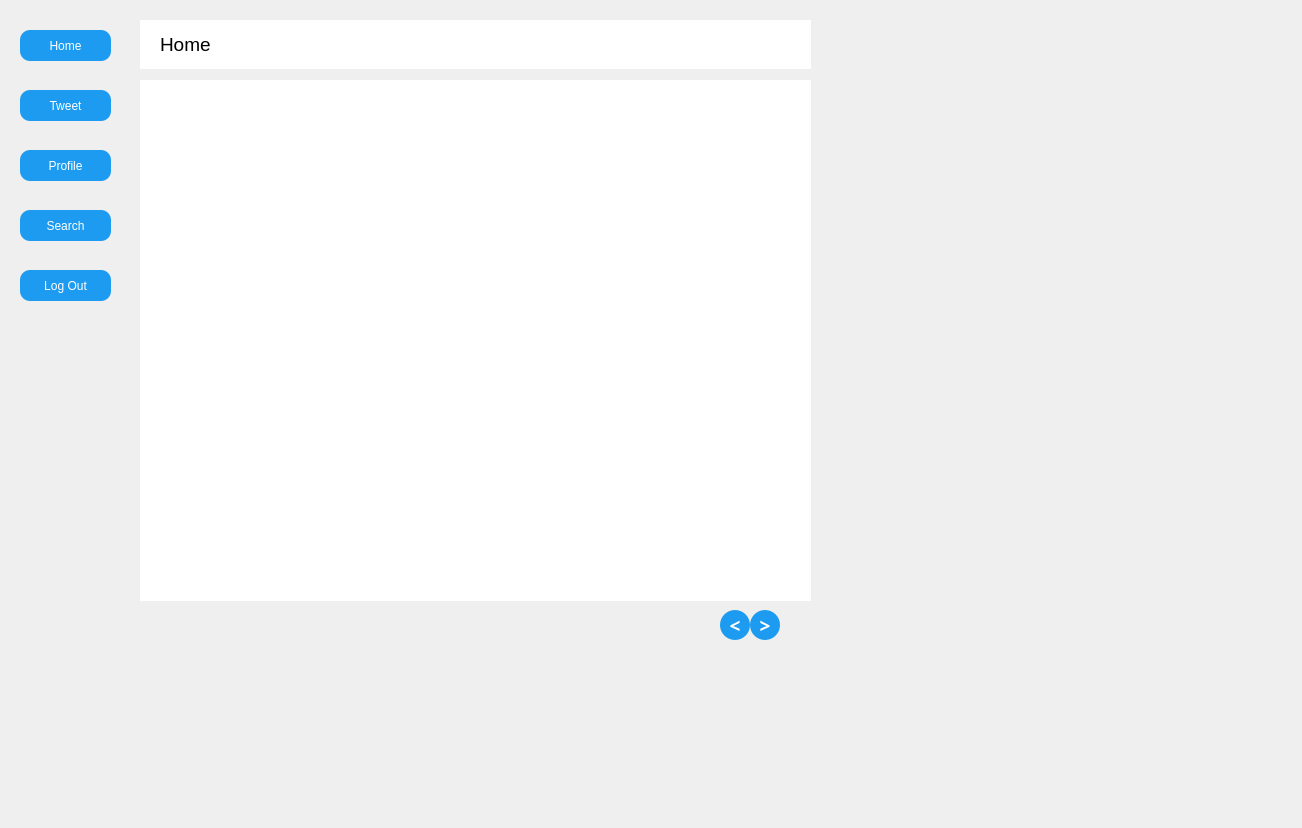
<?xml version="1.0" encoding="UTF-8"?>
<ui version="4.0">
 <class>SideBarMenu</class>
 <widget class="QWidget" name="SideBarMenu">
  <property name="geometry">
   <rect>
    <x>0</x>
    <y>0</y>
    <width>1302</width>
    <height>828</height>
   </rect>
  </property>
  <property name="windowTitle">
   <string>SideBarMenu</string>
  </property>
  <widget class="QStackedWidget" name="stackedWidget">
   <property name="geometry">
    <rect>
     <x>20</x>
     <y>20</y>
     <width>91</width>
     <height>591</height>
    </rect>
   </property>
   <widget class="QWidget" name="page_5">
    <widget class="QPushButton" name="pushButton_8">
     <property name="geometry">
      <rect>
       <x>0</x>
       <y>190</y>
       <width>91</width>
       <height>31</height>
      </rect>
     </property>
     <property name="styleSheet">
      <string notr="true">QPushButton#pushButton_8 {
    background-color: rgb(29,155,240);
	border-radius:10px;
	color:rgb(255, 255, 255);
}

QPushButton#pushButton_8:hover {
    background-color: rgb(26,140,216);
}</string>
     </property>
     <property name="text">
      <string>Search</string>
     </property>
    </widget>
    <widget class="QPushButton" name="pushButton_3">
     <property name="geometry">
      <rect>
       <x>0</x>
       <y>130</y>
       <width>91</width>
       <height>31</height>
      </rect>
     </property>
     <property name="styleSheet">
      <string notr="true">QPushButton#pushButton_3 {
   	background-color: rgb(29,155,240);
	border-radius: 10px;
	color:rgb(255, 255, 255);
}

QPushButton#pushButton_3:hover {
    background-color: rgb(26,140,216);
}</string>
     </property>
     <property name="text">
      <string>Profile</string>
     </property>
    </widget>
    <widget class="QPushButton" name="pushButton_2">
     <property name="geometry">
      <rect>
       <x>0</x>
       <y>70</y>
       <width>91</width>
       <height>31</height>
      </rect>
     </property>
     <property name="styleSheet">
      <string notr="true">QPushButton#pushButton_2 {
    background-color: rgb(29,155,240);
	border-radius:10px;
	color:rgb(255, 255, 255);
}

QPushButton#pushButton_2:hover {
    background-color: rgb(26,140,216);
}</string>
     </property>
     <property name="text">
      <string>Tweet</string>
     </property>
    </widget>
    <widget class="QPushButton" name="pushButton">
     <property name="geometry">
      <rect>
       <x>0</x>
       <y>10</y>
       <width>91</width>
       <height>31</height>
      </rect>
     </property>
     <property name="styleSheet">
      <string notr="true">QPushButton#pushButton {
    background-color: rgb(29,155,240);
	border-radius:10px;
	color:rgb(255, 255, 255);
}

QPushButton#pushButton:hover {
    background-color: rgb(26,140,216);
}</string>
     </property>
     <property name="text">
      <string>Home</string>
     </property>
    </widget>
    <widget class="QLabel" name="label">
     <property name="geometry">
      <rect>
       <x>110</x>
       <y>70</y>
       <width>55</width>
       <height>16</height>
      </rect>
     </property>
     <property name="text">
      <string/>
     </property>
    </widget>
    <widget class="QPushButton" name="pushButton_9">
     <property name="geometry">
      <rect>
       <x>0</x>
       <y>250</y>
       <width>91</width>
       <height>31</height>
      </rect>
     </property>
     <property name="styleSheet">
      <string notr="true">QPushButton#pushButton_9 {
    background-color: rgb(29,155,240);
	border-radius:10px;
	color:rgb(255, 255, 255);
}

QPushButton#pushButton_9:hover {
    background-color: rgb(26,140,216);
}</string>
     </property>
     <property name="text">
      <string>Log Out</string>
     </property>
    </widget>
   </widget>
  </widget>
  <widget class="QStackedWidget" name="stackedWidget_2">
   <property name="geometry">
    <rect>
     <x>130</x>
     <y>10</y>
     <width>1171</width>
     <height>811</height>
    </rect>
   </property>
   <widget class="QWidget" name="page">
    <widget class="QLabel" name="home">
     <property name="geometry">
      <rect>
       <x>10</x>
       <y>10</y>
       <width>671</width>
       <height>49</height>
      </rect>
     </property>
     <property name="font">
      <font>
       <pointsize>14</pointsize>
       <weight>50</weight>
       <bold>false</bold>
      </font>
     </property>
     <property name="layoutDirection">
      <enum>Qt::LeftToRight</enum>
     </property>
     <property name="styleSheet">
      <string notr="true">background-color: rgb(255, 255, 255);
padding-left:15px;
align:center;</string>
     </property>
     <property name="text">
      <string>Home</string>
     </property>
     <property name="alignment">
      <set>Qt::AlignLeading|Qt::AlignLeft|Qt::AlignVCenter</set>
     </property>
    </widget>
    <widget class="QPushButton" name="next">
     <property name="geometry">
      <rect>
       <x>620</x>
       <y>600</y>
       <width>30</width>
       <height>30</height>
      </rect>
     </property>
     <property name="maximumSize">
      <size>
       <width>30</width>
       <height>30</height>
      </size>
     </property>
     <property name="palette">
      <palette>
       <active>
        <colorrole role="Button">
         <brush brushstyle="SolidPattern">
          <color alpha="255">
           <red>29</red>
           <green>155</green>
           <blue>240</blue>
          </color>
         </brush>
        </colorrole>
        <colorrole role="Text">
         <brush brushstyle="SolidPattern">
          <color alpha="255">
           <red>255</red>
           <green>255</green>
           <blue>255</blue>
          </color>
         </brush>
        </colorrole>
        <colorrole role="ButtonText">
         <brush brushstyle="SolidPattern">
          <color alpha="255">
           <red>255</red>
           <green>255</green>
           <blue>255</blue>
          </color>
         </brush>
        </colorrole>
        <colorrole role="Base">
         <brush brushstyle="SolidPattern">
          <color alpha="255">
           <red>29</red>
           <green>155</green>
           <blue>240</blue>
          </color>
         </brush>
        </colorrole>
        <colorrole role="Window">
         <brush brushstyle="SolidPattern">
          <color alpha="255">
           <red>29</red>
           <green>155</green>
           <blue>240</blue>
          </color>
         </brush>
        </colorrole>
        <colorrole role="Shadow">
         <brush brushstyle="SolidPattern">
          <color alpha="255">
           <red>255</red>
           <green>255</green>
           <blue>255</blue>
          </color>
         </brush>
        </colorrole>
        <colorrole role="PlaceholderText">
         <brush brushstyle="SolidPattern">
          <color alpha="128">
           <red>255</red>
           <green>255</green>
           <blue>255</blue>
          </color>
         </brush>
        </colorrole>
       </active>
       <inactive>
        <colorrole role="Button">
         <brush brushstyle="SolidPattern">
          <color alpha="255">
           <red>29</red>
           <green>155</green>
           <blue>240</blue>
          </color>
         </brush>
        </colorrole>
        <colorrole role="Text">
         <brush brushstyle="SolidPattern">
          <color alpha="255">
           <red>255</red>
           <green>255</green>
           <blue>255</blue>
          </color>
         </brush>
        </colorrole>
        <colorrole role="ButtonText">
         <brush brushstyle="SolidPattern">
          <color alpha="255">
           <red>255</red>
           <green>255</green>
           <blue>255</blue>
          </color>
         </brush>
        </colorrole>
        <colorrole role="Base">
         <brush brushstyle="SolidPattern">
          <color alpha="255">
           <red>29</red>
           <green>155</green>
           <blue>240</blue>
          </color>
         </brush>
        </colorrole>
        <colorrole role="Window">
         <brush brushstyle="SolidPattern">
          <color alpha="255">
           <red>29</red>
           <green>155</green>
           <blue>240</blue>
          </color>
         </brush>
        </colorrole>
        <colorrole role="Shadow">
         <brush brushstyle="SolidPattern">
          <color alpha="255">
           <red>255</red>
           <green>255</green>
           <blue>255</blue>
          </color>
         </brush>
        </colorrole>
        <colorrole role="PlaceholderText">
         <brush brushstyle="SolidPattern">
          <color alpha="128">
           <red>255</red>
           <green>255</green>
           <blue>255</blue>
          </color>
         </brush>
        </colorrole>
       </inactive>
       <disabled>
        <colorrole role="Button">
         <brush brushstyle="SolidPattern">
          <color alpha="255">
           <red>29</red>
           <green>155</green>
           <blue>240</blue>
          </color>
         </brush>
        </colorrole>
        <colorrole role="Text">
         <brush brushstyle="SolidPattern">
          <color alpha="255">
           <red>120</red>
           <green>120</green>
           <blue>120</blue>
          </color>
         </brush>
        </colorrole>
        <colorrole role="ButtonText">
         <brush brushstyle="SolidPattern">
          <color alpha="255">
           <red>120</red>
           <green>120</green>
           <blue>120</blue>
          </color>
         </brush>
        </colorrole>
        <colorrole role="Base">
         <brush brushstyle="SolidPattern">
          <color alpha="255">
           <red>29</red>
           <green>155</green>
           <blue>240</blue>
          </color>
         </brush>
        </colorrole>
        <colorrole role="Window">
         <brush brushstyle="SolidPattern">
          <color alpha="255">
           <red>29</red>
           <green>155</green>
           <blue>240</blue>
          </color>
         </brush>
        </colorrole>
        <colorrole role="Shadow">
         <brush brushstyle="SolidPattern">
          <color alpha="255">
           <red>255</red>
           <green>255</green>
           <blue>255</blue>
          </color>
         </brush>
        </colorrole>
        <colorrole role="PlaceholderText">
         <brush brushstyle="SolidPattern">
          <color alpha="128">
           <red>0</red>
           <green>0</green>
           <blue>0</blue>
          </color>
         </brush>
        </colorrole>
       </disabled>
      </palette>
     </property>
     <property name="font">
      <font>
       <family>Microsoft Tai Le</family>
       <pointsize>14</pointsize>
       <weight>75</weight>
       <bold>true</bold>
      </font>
     </property>
     <property name="focusPolicy">
      <enum>Qt::StrongFocus</enum>
     </property>
     <property name="styleSheet">
      <string notr="true">QPushButton#next{
background-color:rgb(29,155,240);
border-radius:15px;
}

QPushButton#next:hover {
    background-color: rgb(26,140,216);
    border-radius:15px;
}
</string>
     </property>
     <property name="text">
      <string>&gt;</string>
     </property>
    </widget>
    <widget class="QPushButton" name="prev">
     <property name="geometry">
      <rect>
       <x>590</x>
       <y>600</y>
       <width>30</width>
       <height>30</height>
      </rect>
     </property>
     <property name="maximumSize">
      <size>
       <width>30</width>
       <height>30</height>
      </size>
     </property>
     <property name="palette">
      <palette>
       <active>
        <colorrole role="Button">
         <brush brushstyle="SolidPattern">
          <color alpha="255">
           <red>29</red>
           <green>155</green>
           <blue>240</blue>
          </color>
         </brush>
        </colorrole>
        <colorrole role="Text">
         <brush brushstyle="SolidPattern">
          <color alpha="255">
           <red>255</red>
           <green>255</green>
           <blue>255</blue>
          </color>
         </brush>
        </colorrole>
        <colorrole role="ButtonText">
         <brush brushstyle="SolidPattern">
          <color alpha="255">
           <red>255</red>
           <green>255</green>
           <blue>255</blue>
          </color>
         </brush>
        </colorrole>
        <colorrole role="Base">
         <brush brushstyle="SolidPattern">
          <color alpha="255">
           <red>29</red>
           <green>155</green>
           <blue>240</blue>
          </color>
         </brush>
        </colorrole>
        <colorrole role="Window">
         <brush brushstyle="SolidPattern">
          <color alpha="255">
           <red>29</red>
           <green>155</green>
           <blue>240</blue>
          </color>
         </brush>
        </colorrole>
        <colorrole role="Shadow">
         <brush brushstyle="SolidPattern">
          <color alpha="255">
           <red>255</red>
           <green>255</green>
           <blue>255</blue>
          </color>
         </brush>
        </colorrole>
        <colorrole role="PlaceholderText">
         <brush brushstyle="SolidPattern">
          <color alpha="128">
           <red>255</red>
           <green>255</green>
           <blue>255</blue>
          </color>
         </brush>
        </colorrole>
       </active>
       <inactive>
        <colorrole role="Button">
         <brush brushstyle="SolidPattern">
          <color alpha="255">
           <red>29</red>
           <green>155</green>
           <blue>240</blue>
          </color>
         </brush>
        </colorrole>
        <colorrole role="Text">
         <brush brushstyle="SolidPattern">
          <color alpha="255">
           <red>255</red>
           <green>255</green>
           <blue>255</blue>
          </color>
         </brush>
        </colorrole>
        <colorrole role="ButtonText">
         <brush brushstyle="SolidPattern">
          <color alpha="255">
           <red>255</red>
           <green>255</green>
           <blue>255</blue>
          </color>
         </brush>
        </colorrole>
        <colorrole role="Base">
         <brush brushstyle="SolidPattern">
          <color alpha="255">
           <red>29</red>
           <green>155</green>
           <blue>240</blue>
          </color>
         </brush>
        </colorrole>
        <colorrole role="Window">
         <brush brushstyle="SolidPattern">
          <color alpha="255">
           <red>29</red>
           <green>155</green>
           <blue>240</blue>
          </color>
         </brush>
        </colorrole>
        <colorrole role="Shadow">
         <brush brushstyle="SolidPattern">
          <color alpha="255">
           <red>255</red>
           <green>255</green>
           <blue>255</blue>
          </color>
         </brush>
        </colorrole>
        <colorrole role="PlaceholderText">
         <brush brushstyle="SolidPattern">
          <color alpha="128">
           <red>255</red>
           <green>255</green>
           <blue>255</blue>
          </color>
         </brush>
        </colorrole>
       </inactive>
       <disabled>
        <colorrole role="Button">
         <brush brushstyle="SolidPattern">
          <color alpha="255">
           <red>29</red>
           <green>155</green>
           <blue>240</blue>
          </color>
         </brush>
        </colorrole>
        <colorrole role="Text">
         <brush brushstyle="SolidPattern">
          <color alpha="255">
           <red>120</red>
           <green>120</green>
           <blue>120</blue>
          </color>
         </brush>
        </colorrole>
        <colorrole role="ButtonText">
         <brush brushstyle="SolidPattern">
          <color alpha="255">
           <red>120</red>
           <green>120</green>
           <blue>120</blue>
          </color>
         </brush>
        </colorrole>
        <colorrole role="Base">
         <brush brushstyle="SolidPattern">
          <color alpha="255">
           <red>29</red>
           <green>155</green>
           <blue>240</blue>
          </color>
         </brush>
        </colorrole>
        <colorrole role="Window">
         <brush brushstyle="SolidPattern">
          <color alpha="255">
           <red>29</red>
           <green>155</green>
           <blue>240</blue>
          </color>
         </brush>
        </colorrole>
        <colorrole role="Shadow">
         <brush brushstyle="SolidPattern">
          <color alpha="255">
           <red>255</red>
           <green>255</green>
           <blue>255</blue>
          </color>
         </brush>
        </colorrole>
        <colorrole role="PlaceholderText">
         <brush brushstyle="SolidPattern">
          <color alpha="128">
           <red>0</red>
           <green>0</green>
           <blue>0</blue>
          </color>
         </brush>
        </colorrole>
       </disabled>
      </palette>
     </property>
     <property name="font">
      <font>
       <family>Microsoft Tai Le</family>
       <pointsize>14</pointsize>
       <weight>75</weight>
       <bold>true</bold>
      </font>
     </property>
     <property name="focusPolicy">
      <enum>Qt::StrongFocus</enum>
     </property>
     <property name="styleSheet">
      <string notr="true">QPushButton#prev{
background-color:rgb(29,155,240);
border-radius:15px;
}

QPushButton#prev:hover {
    background-color: rgb(26,140,216);
    border-radius:15px;
}
</string>
     </property>
     <property name="text">
      <string>&lt;</string>
     </property>
    </widget>
    <widget class="QStackedWidget" name="stackedWidget_feed">
     <property name="geometry">
      <rect>
       <x>10</x>
       <y>70</y>
       <width>671</width>
       <height>521</height>
      </rect>
     </property>
     <property name="styleSheet">
      <string notr="true">background-color: rgb(255, 255, 255);</string>
     </property>
     <property name="currentIndex">
      <number>-1</number>
     </property>
    </widget>
   </widget>
   <widget class="QWidget" name="page_2"/>
   <widget class="QWidget" name="page_3"/>
   <widget class="QWidget" name="page_4"/>
  </widget>
 </widget>
 <layoutdefault spacing="6" margin="11"/>
 <resources/>
 <connections/>
</ui>
